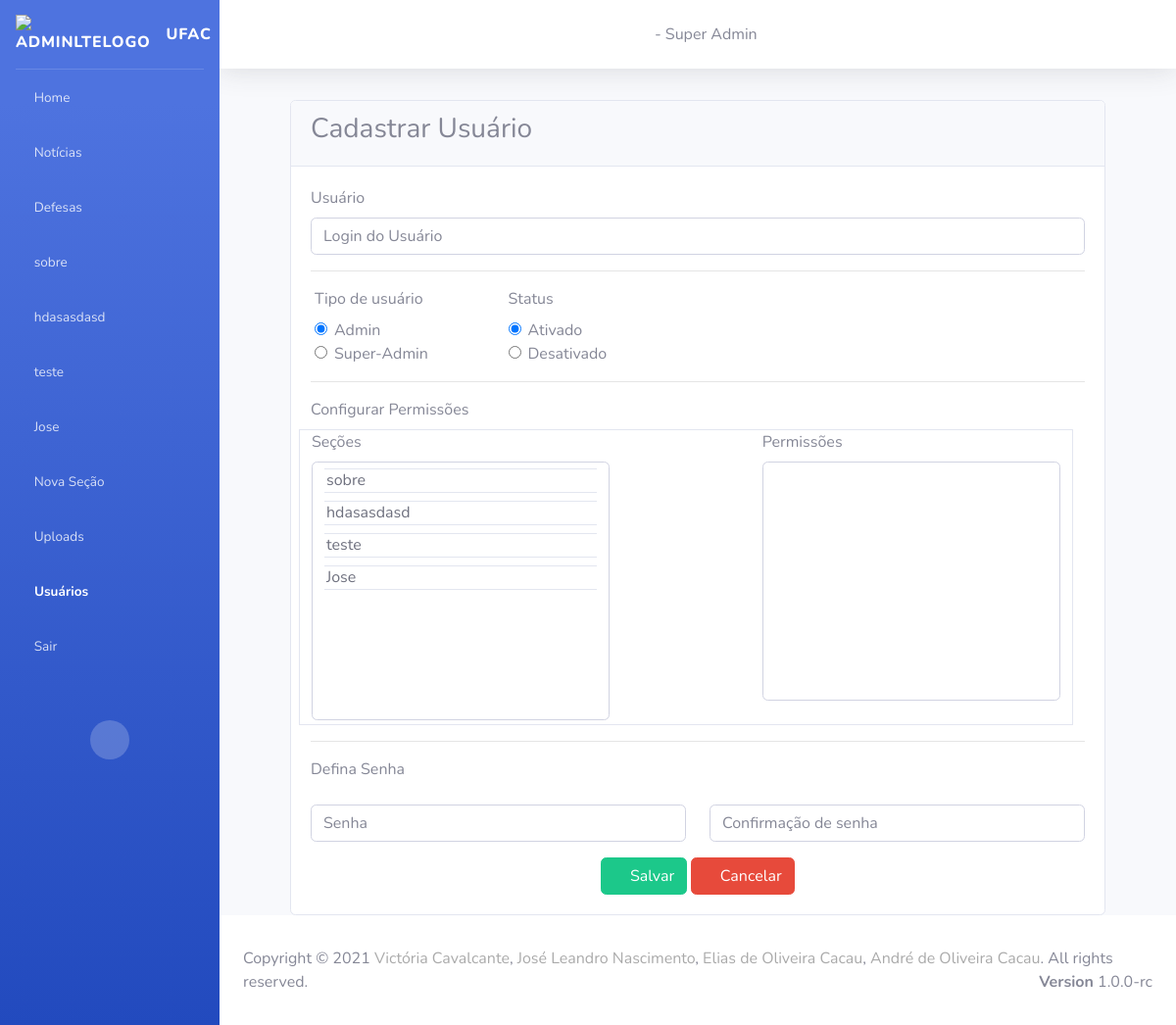
/cadastro_usuario/, run on an earlier commit of the app's database.
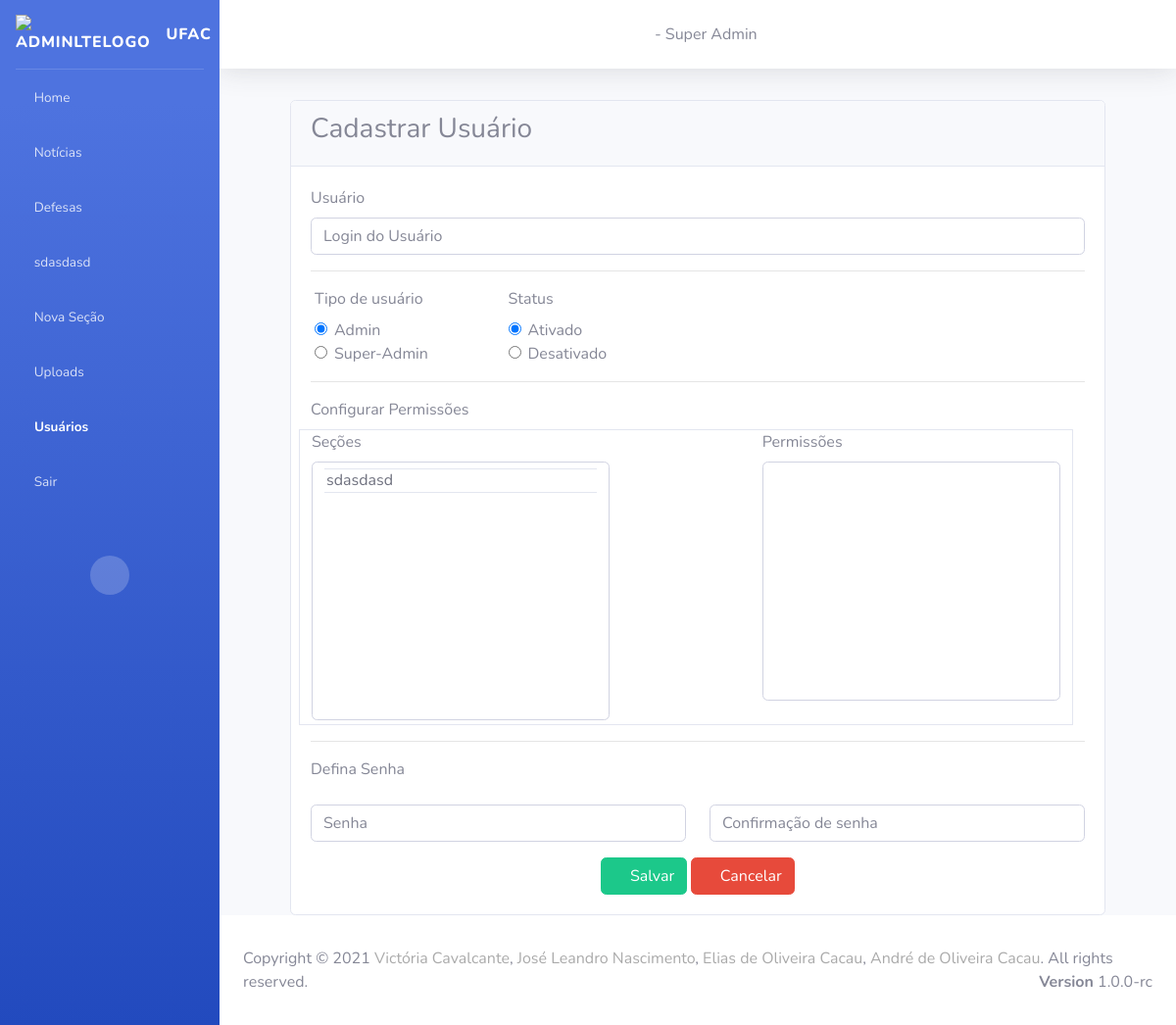
And on a later commit of the database.
### secao/models.py (models this page shows)
class Secao(models.Model):
    titulo = models.CharField(
        unique=True,
        max_length= 200,
        null = False,
        blank = False
    )
    icon = models.CharField(
        max_length= 100,
        null = False,
        blank = False
    )
    usuario = models.ForeignKey(
        Usuario,
        on_delete=models.SET_NULL,
        null = True
    )
    ordem = models.IntegerField()
    ativada = models.BooleanField(
        default=True,
    )
    data_criacao = models.DateTimeField(auto_now=True)
    usuarios = models.ManyToManyField(Usuario,related_name="+")

### usuario/views.py (the view)
# urls.py: path("cadastro_usuario/", cadastro),
def cadastro(request):
    secoes = Secao.objects.all().order_by('ordem')
    subsecoes = Subsecao.objects.all().order_by('ordem')
    try:
        usuario_logado = Usuario.objects.get(id=request.session.get('id_usuario'))
    except :
        usuario_logado = None
    return render(request, "usuario/cadastro.html", {'secoes': secoes,'usuario_logado':usuario_logado,'subsecoes':subsecoes})

### usuario/templates/usuario/cadastro.html (shortened to what the changed rows need)
{% extends 'base.html' %} {% load static %}  {% block conteudo %}
<div class="content-wrapper">
    <section class="content">
        <div class="container">
            <div class="card">
                <div class="card-body">
                    <form action="/criar_usuario/" method="POST" class="form1">
                        <div class="row border pb-1 w-100">
                            <div class="col-5">
                                <label>Seções</label>
                                <select id="caixa-secoes" class="form-control w-100" size="10" multiple>
                                    {% for secao in secoes %}
                                        <option class="border mb-2 border-left-0 border-right-0" value="{{secao.id}}">{{secao.titulo}}</option>
                                    {% endfor %}
                                </select>
                            </div>
                        </div>
                    </form>
                </div>
            </div>
        </div>
    </section>
</div>
{% endblock %}

### home/templates/base.html (shortened to what the changed rows need)
{% load static %} {% load auxiliares %}
<!DOCTYPE html>
<html lang="pt-BR">
<head>
    <link href="{% static 'vendor/fontawesome-free/css/all.min.css' %}" rel="stylesheet" type="text/css">
    <link href="{% static 'css/sb-admin-2.min.css' %}" rel="stylesheet">
    <link rel="stylesheet" href="{% static 'css/style-admin.css' %}">
    <link rel="stylesheet" href="{% static 'css/style-home.css' %}">
    <link rel="stylesheet" href="{% static 'css/style-contrele-permicoes.css' %}">
</head>
<body id="page-top">
    <div id="wrapper">
        <ul class="navbar-nav bg-gradient-primary sidebar sidebar-dark accordion" id="accordionSidebar">
             {% for secao in secoes %}
            <li class="nav-item">
                <a class="nav-link collapsed" href="#" data-toggle="collapse" data-target="#collapse{{secao.id}}" aria-expanded="true" aria-controls="collapseTwo">
                    <i class="{{ secao.icon }}"></i>
                    <span>{{secao.titulo}}</span>
                </a>
            </li>
            {% endfor %}
        </ul>
        <div id="content-wrapper" class="d-flex flex-column">
            <div id="content">
                <div class="container-fluid">
                    <div class="container">
                         {% block conteudo %} {% endblock %}
                    </div>
                </div>
            </div>
        </div>
    </div>
</body>
</html>

What changed in the data, as far as the page shows it:
removed Secao: titulo "sobre", {{ secao.id }} 2 (drawn)
removed Secao: titulo "hdasasdasd", {{ secao.id }} 5 (drawn)
removed Secao: titulo "teste", {{ secao.id }} 7 (drawn)
removed Secao: titulo "Jose", {{ secao.id }} 6 (drawn)
added Secao: titulo "sdasdasd", {{ secao.id }} 24 (drawn)
Also different on the page:
form field value: "sobre / hdasasdasd / teste / Jose" → "sdasdasd"
